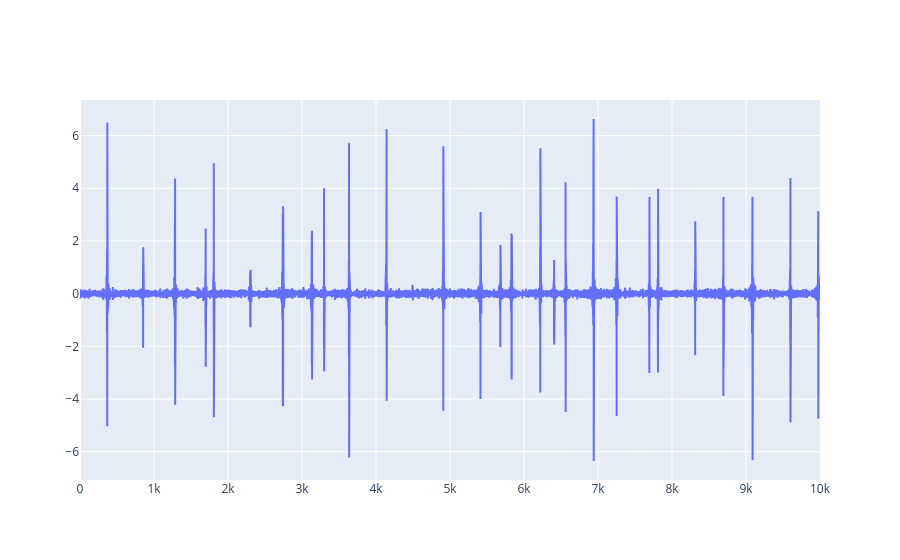

This figure's notebook cell:
### Code cell
# Print kurtosis of child node and all parent nodes until level 1
i = 1
for node in tr_obj.get_leaf_nodes(freq_threshold=freq_threshold):
    if node.kurtosis > 20 and i < 2:
        fig = go.Figure()
        i = 1
        print(f"frequency range: {np.asarray(node.numeric_freq_range) * (sampling_rate / 2)/1e6} MHz")
        while node.level > 0:
            rec_signal = inv.inv_node(node)
            rec_signal_trimmed = trim(rec_signal, inv_keep_ratio)
            print(f"Level {node.level} - Node {node.node_number} - Kurtosis: {sf.kurtosis(rec_signal_trimmed)} -"
                  f"Energy: {sf.energy(rec_signal_trimmed)}")
            fig.add_trace(
                go.Scatter(y=rec_signal_trimmed, mode='lines', name=f"Level {node.level} - Node {node.node_number}")
            )
            node = node.parent
        fig.show()
        i += 1

### Figure 1 — Plotly figure (JSON) as saved in the notebook; plotly's stock layout.template omitted (floating-point values rounded to 4 significant figures; data arrays with more than 128 entries replaced by an {"elided": "..."} marker saying what was removed)
{"data": [{"mode": "lines", "name": "Level 1 - Node 1", "type": "scatter", "y": {"elided": "10001 float values"}}], "layout": {}}
